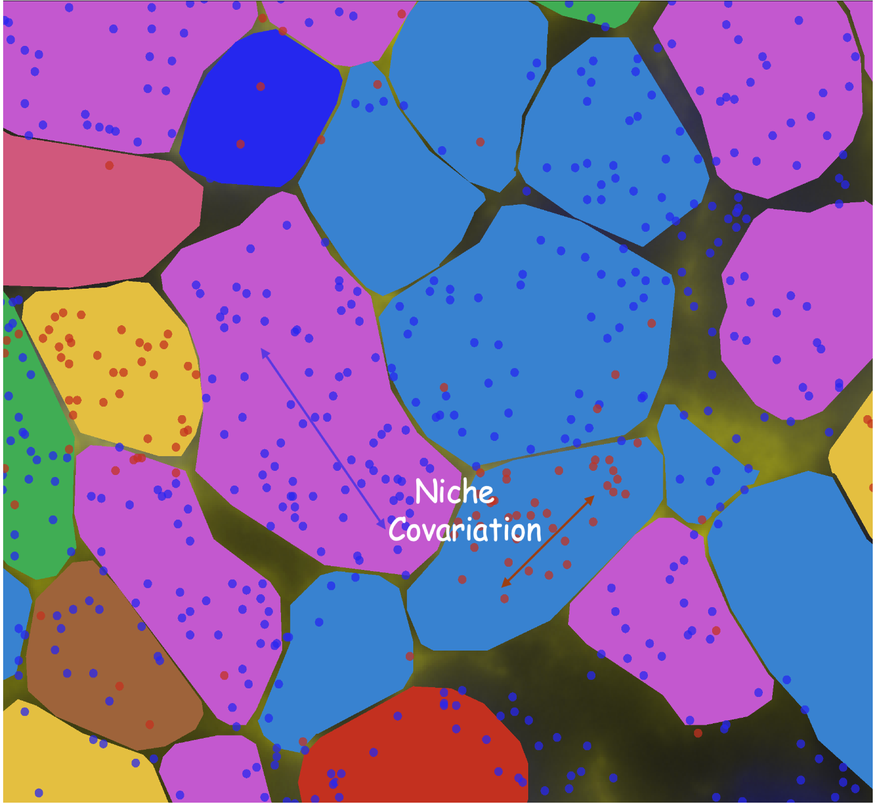
#> input picture .gitbook/assets/FeatureImageSuggestion.png, 875 x 806 px, shrunk from 5001 x 4605 before the run; its folder holds only this picture in this run
$ python -i Interactions.py   (imports and definitions only)
#> lines starting #> are read from the running program, lines starting #| are printed output that depends on the picture


from scipy.spatial import Voronoi, ConvexHull,voronoi_plot_2d, Delaunay

from sklearn.datasets import make_classification
from sklearn.linear_model import LogisticRegression,LogisticRegressionCV
from sklearn.model_selection import RandomizedSearchCV,GridSearchCV,cross_val_predict, cross_val_score,RepeatedStratifiedKFold,StratifiedShuffleSplit
from sklearn.metrics import make_scorer,accuracy_score, f1_score, classification_report,confusion_matrix,roc_curve, roc_auc_score, precision_score, recall_score, precision_recall_curve
from sklearn.preprocessing import PolynomialFeatures, StandardScaler
from sklearn.pipeline import Pipeline
#from sklearn.metrics import precision_recall_fscore_support as score
#from imblearn.over_sampling import SMOTE, SMOTEN,ADASYN, KMeansSMOTE, SVMSMOTE
from sklearn.utils import class_weight
from sklearn.metrics import roc_curve, auc

#Metrics
from sklearn.metrics import cohen_kappa_score
from sklearn.metrics import hamming_loss
from sklearn.metrics import log_loss
from sklearn.metrics import zero_one_loss
from sklearn.metrics import matthews_corrcoef

import pandas as pd
import numpy as np
import seaborn as snn
import scanpy as sc
import os
import random
import warnings
#import time
#import pickle5 as pickle
from scipy.cluster.hierarchy import dendrogram, linkage
from matplotlib import cm
from matplotlib.colors import ListedColormap, LinearSegmentedColormap
import networkx as nx
import pickle
from types import SimpleNamespace
import matplotlib.pyplot as plt
from collections import defaultdict, OrderedDict


# [1 line not run here, left out]
#export PYTHONWARNINGS='ignore:Multiprocessing-backed parallel loops:UserWarning'
os.environ["PYTHONWARNINGS"] = "ignore::UserWarning"


# [1766 lines left out: functions create_directory, findNeighbors_in_given_radius, find_neighbors, create_spatial_CT_feature_matrix, euclidean_dist, reading_data and 15 more, not called in this run]


def visualization_of_top_celltype_proximity_pairs(input,saveas='pdf',transparent_mode=False,showit=True,dpi=300,
n_rand_permute=1000, number_of_top_pairs_for_visualization=20, Observed_Threshold=0, remove_self_pairs=True, celltype_proximity_as_counts=True,
barwidth=0.5,bar_of_color='skyblue',figsize=(15, 10)):

    #average proportion of cell type in neighborhood, normalized by total

    if input.outputdir==None:
        output_nico_dir='./nico_out/'
    else:
        output_nico_dir=input.outputdir

    cellBarcode_and_CT,neighbors=read_neighborhood_profile(output_nico_dir,input.Radius)


    counts_of_celltype_proximity=compute_neighborhood(cellBarcode_and_CT,neighbors,celltype_proximity_as_counts)
    mean_rand_perm_global=compute_neighborhood_from_random(cellBarcode_and_CT,neighbors,n_rand_permute,celltype_proximity_as_counts)

    number_of_pairs_for_visualization=min(len(counts_of_celltype_proximity),number_of_top_pairs_for_visualization)

    ratio_dict = {k: (counts_of_celltype_proximity[k] / mean_rand_perm_global[k]) for k in counts_of_celltype_proximity if k in mean_rand_perm_global}

    if remove_self_pairs:
        raw_counts={k: v for k, v in counts_of_celltype_proximity.items() if k.split(':')[0] != k.split(':')[1]}
        ratio_dict={k: v for k, v in ratio_dict.items() if k.split(':')[0] != k.split(':')[1]}
    else:
        raw_counts=counts_of_celltype_proximity
        ratio_dict=ratio_dict


    ratio_dict = {
        k: v for k, v in ratio_dict.items()
        if raw_counts[k] >= Observed_Threshold
    }


    observed_celltype_proximity  = dict(sorted(raw_counts.items(), key=lambda x: (x[1]), reverse=True))
    expected_celltype_proximity  = dict(sorted(ratio_dict.items(), key=lambda x: (x[1]), reverse=True))

    observed_celltype_proximity = dict(list(observed_celltype_proximity.items())[:number_of_pairs_for_visualization])
    expected_celltype_proximity = dict(list(expected_celltype_proximity.items())[:number_of_pairs_for_visualization])

    #sorted_scores = dict(sorted(normalized_scores.items(), key=lambda x: x[1], reverse=True))
    fig,ax=plt.subplots(2,1,figsize=figsize)
    #x = np.arange(len(local_labels))*1.5
    #width=0.5


    if celltype_proximity_as_counts:
        ylabel1='Observed counts'
        ylabel2='Observed(counts)/Random(counts)'
    else:
        ylabel1='Observed proportion'
        ylabel2='Observed(proportion)/Random(proportion)'

    ax[0].bar(observed_celltype_proximity.keys(),observed_celltype_proximity.values(),width=barwidth, color=bar_of_color)
    #ax[0].bar(x+width/2,TH_values, width=barwidth, color='red',alpha=0.5,label='High Treat')
    ax[0].set_ylabel(ylabel1)
    #ax[0].set_xticks(x)  # Set tick positions
    #ax[0].set_xticklabels(local_labels, rotation=90)  # Rotate labels
    #ax[0].axhline(y=1, color='black', linestyle='--', linewidth=0.5)
    #ax[0].legend(loc='upper right')
    ax[0].tick_params(axis='x', labelrotation=90)
    ax[0].set_title('Observed cell type proximity'  )


    ax[1].bar(expected_celltype_proximity.keys(),expected_celltype_proximity.values(), width=barwidth, color=bar_of_color)
    #ax[1].bar(x+width/2,TL_values, width=barwidth, color='red',alpha=0.5,label='Low Treat')
    ax[1].set_ylabel(ylabel2)
    #ax[1].set_xticks(x)  # Set tick positions
    #ax[1].set_xticklabels(global_labels, rotation=90)  # Rotate labels
    #ax[1].axhline(y=1, color='black', linestyle='--', linewidth=0.5)
    #ax[1].legend(loc='upper right')
    ax[1].tick_params(axis='x', labelrotation=90)
    ax[1].set_title( 'Expected cell type proximity')


    #plt.suptitle('Top 30[Each] crosstalk between non-self cell type pairs, nicheID:' + str(savename))
    fig.tight_layout()

    fig.savefig(input.niche_pred_outdir+'celltype_proximity_pairs'+str(input.Radius)+'.'+saveas,bbox_inches='tight',transparent=transparent_mode,dpi=dpi)
    if showit:
        pass
    else:
        plt.close('all')

    return observed_celltype_proximity,expected_celltype_proximity


# [45 lines left out: function compute_neighborhood, not called in this run]

>>> import cv2
>>> picture = cv2.imread('../.gitbook/assets/FeatureImageSuggestion.png', cv2.IMREAD_GRAYSCALE)
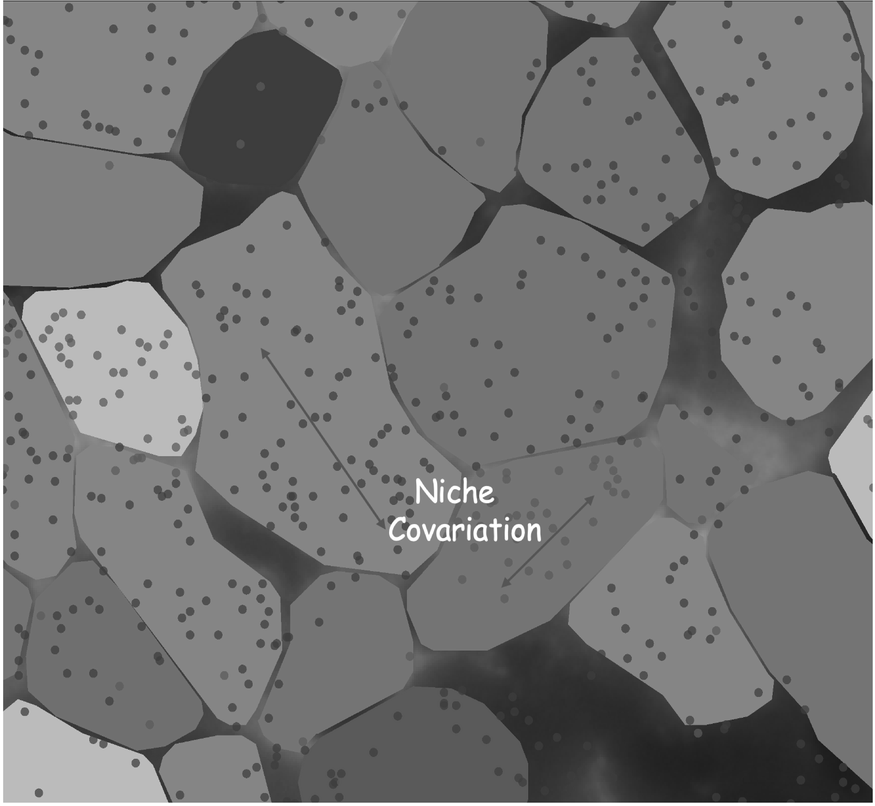
#> picture: shape (806, 875); min 8, max 255, mean 115.5
>>> result = visualization_of_top_celltype_proximity_pairs(picture)
#> (the run stopped early here; a loop or call above may not have finished)
